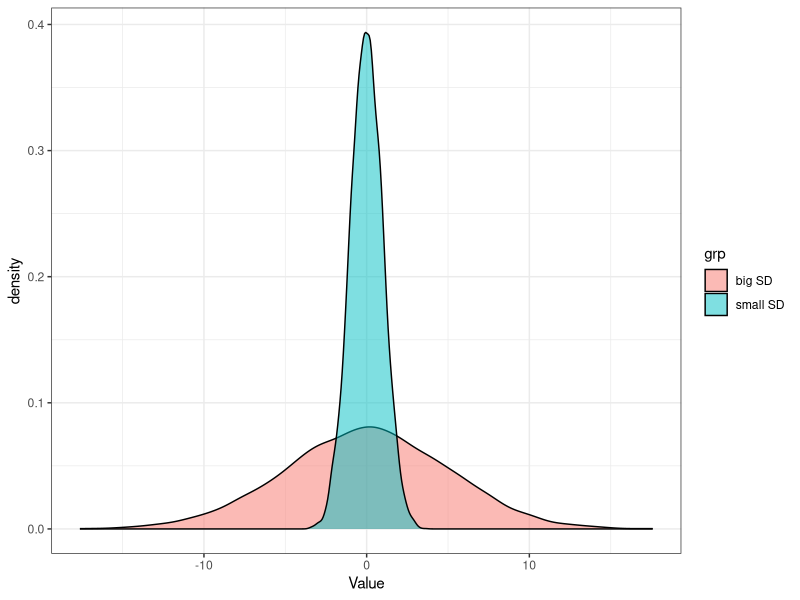
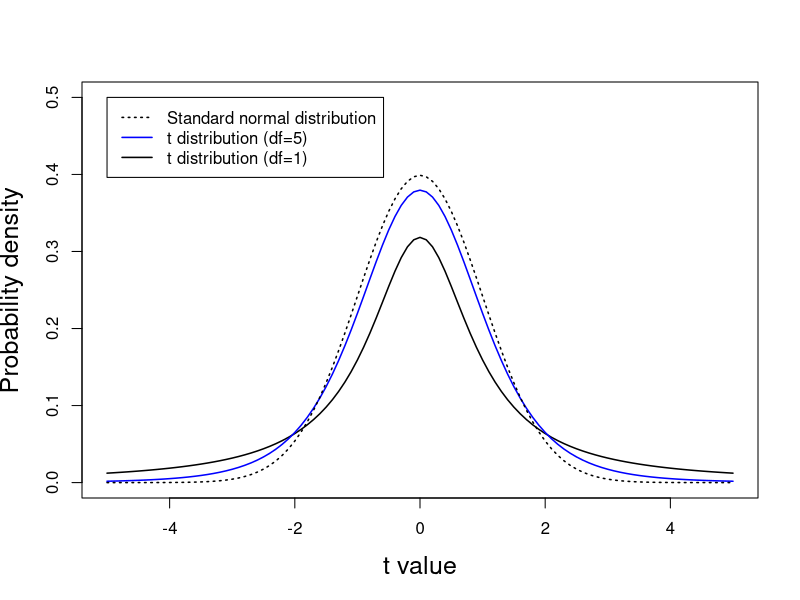

These charts were generated, in order, by the following R code:
## ---- chunk 1
knitr::opts_chunk$set(echo = TRUE)
## ---- chunk 2
library(ggplot2)
x1 <- rnorm(10000, 0, 5)
x2 <- rnorm(10000, mean = 0, sd = 1)
df <- data.frame(x = c(x1, x2),
                 grp = rep(c("big SD", "small SD"), each = 10000))

ggplot(df, aes(x = x,
               group = grp,
               fill = grp)) +
  geom_density(alpha = 0.5) +
  labs(x = "Value") +
  theme_bw() 
## ---- chunk 3
curve(dt(x, 1), -5, 5, ylim=c(0, 0.5),
      xlab="t value", ylab="Probability density",
      cex.lab=1.5, lwd=1.5)
curve(dt(x, 5), -5, 5, add=TRUE, col="blue", lwd=1.5)
curve(dnorm(x, 0, 1), -5, 5, add=TRUE,  lty=3, lwd=1.5)
legend(-5, 0.5, c("Standard normal distribution", "t distribution (df=5)", "t distribution (df=1)"),
       lty=c(3, 1, 1), col=c("black", "blue", "black"), lwd=1.5)
